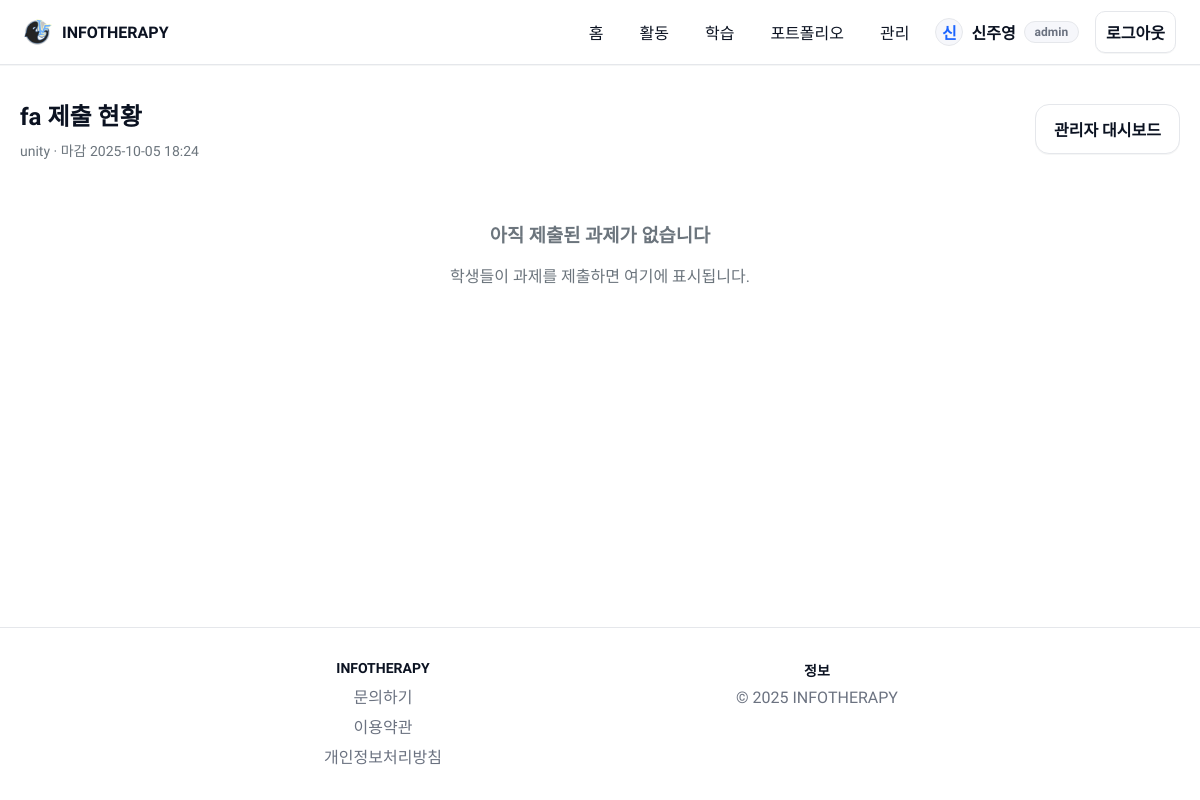
Page /admin/assignment/4/submissions (signed in) on the committed database.
### tables this page shows
CREATE TABLE assignments (
              id INTEGER PRIMARY KEY AUTOINCREMENT,
              title TEXT NOT NULL,
              due TEXT,
              description TEXT,
              category TEXT
            , file_path TEXT, file_paths TEXT DEFAULT '[]');

### app.py (the view)
    @app.route("/admin/assignment/<int:item_id>/submissions")
    @admin_required
    def admin_assignment_submissions(item_id: int):
        with get_db() as cx:
            assignment = cx.execute("SELECT id, title, due, description, category FROM assignments WHERE id=?", (item_id,)).fetchone()
            if not assignment:
                flash("과제를 찾을 수 없습니다.", "info")
                return redirect(url_for("admin_dashboard"))
            submissions = cx.execute("""
                SELECT s.id, s.name, s.assignment_title, s.category, s.text_content, s.file_path, s.file_paths, s.created_at
                FROM submissions s
                WHERE s.assignment_title = ? AND IFNULL(s.category, '') = IFNULL(?, '')
                ORDER BY s.created_at DESC
            """, (assignment['title'], assignment['category'])).fetchall()
        return render_template("admin_assignment_submissions.html", assignment=assignment, submissions=submissions)

### templates/admin_assignment_submissions.html (shortened to what this page needs)
{% extends 'base.html' %}
{% block content %}
  <div style="display:flex; justify-content:space-between; align-items:center; margin-bottom:20px;">
    <div>
      <h2 style="margin:0 0 8px;">{{ assignment.title }} 제출 현황</h2>
      <div class="hint">{{ assignment.category }} · 마감 {{ assignment.due }}</div>
    </div>
    <a class="btn btn-outline" href="{{ url_for('admin_dashboard') }}">관리자 대시보드</a>
  </div>
  {% if submissions %}
    <div class="list">
      {% for submission in submissions %}
        <div class="list-item">
          <div>
            <div style="font-weight:600;">{{ submission.name }}</div>
            <div class="hint">
              제출 시간: {{ submission.created_at | short_dt }}
              {% if submission.file_paths and submission.file_paths.strip() %}
                {% set file_paths = submission.file_paths | from_json %}
                {% if file_paths %}
                  · 파일 {{ file_paths|length }}개 첨부됨
                {% endif %}
              {% elif submission.file_path %}
                · 파일 첨부됨
              {% endif %}
            </div>
            {% if submission.text_content %}
              <div style="margin-top:8px; padding:8px; background:#f8f9fa; border-radius:6px; font-size:14px;">
                {{ submission.text_content[:100] }}{% if submission.text_content|length > 100 %}...{% endif %}
              </div>
            {% endif %}
          </div>
          <div style="display:flex; gap:8px;">
            <a class="btn btn-primary" href="{{ url_for('admin_submission_detail', submission_id=submission.id) }}">상세 보기</a>
            <form method="post" action="{{ url_for('admin_submission_delete', submission_id=submission.id) }}" style="display: inline;" onsubmit="return confirm('정말로 이 제출을 삭제하시겠습니까? 이 작업은 되돌릴 수 없습니다.');">
              <button type="submit" class="btn btn-danger">삭제</button>
            </form>
          </div>
        </div>
      {% endfor %}
    </div>
  {% else %}
    <div style="text-align:center; padding:40px 0; color:#6c757d;">
      <h3 style="margin:0 0 8px;">아직 제출된 과제가 없습니다</h3>
      <p>학생들이 과제를 제출하면 여기에 표시됩니다.</p>
    </div>
  {% endif %}
{% endblock %}

### static/css/main.css (style rules this page uses)
:root { --bg: #ffffff; --text: #0b1221; --muted: #6b7280; --primary: #1b64ff; --primary-600: #1553d6; --surface: #f6f7fb; --border: #e5e7eb; }
* { box-sizing: border-box; }
html, body { height: 100%; }
body { margin: 0; font-family: "Pretendard", -apple-system, BlinkMacSystemFont, "Segoe UI", Roboto, Oxygen, Ubuntu, Cantarell, "Fira Sans", "Droid Sans", "Helvetica Neue", Arial, "Apple Color Emoji", "Segoe UI Emoji"; color: var(--text); background: var(--bg); -webkit-font-smoothing: antialiased; -moz-osx-font-smoothing: grayscale; overflow-x: hidden; }
html { scrollbar-width: none; }
body { display: flex; flex-direction: column; min-height: 100vh; }
.btn { display: inline-flex; align-items: center; justify-content: center; gap: 8px; border-radius: 14px; padding: 12px 18px; font-weight: 600; text-decoration: none; cursor: pointer; transition: all .15s ease; box-shadow: 0 1px 0 rgba(17,24,39,0.04); }
.btn-outline { border: 1px solid var(--border); color: var(--text); background: #fff; }

### templates/admin_assignment_submissions.html (style rules this page uses)
.hint { color: #6c757d; font-size: 14px; }

### rows in the picture
assignments: title "fa", category "unity", due "2025-10-05 18:24"

### other values in the picture
{{ (session.get('name') or 'U')[:1] }} "신"
{{ session.get('name') or '사용자' }} "신주영"
